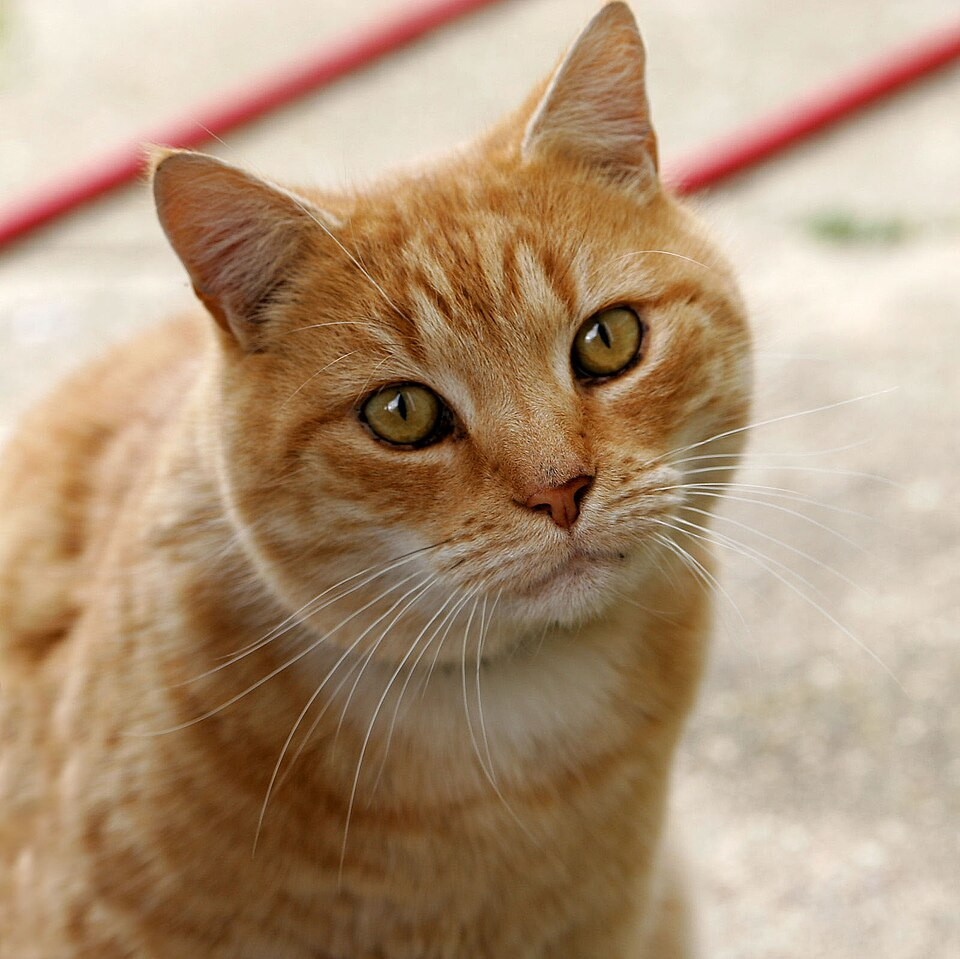
#> input picture ornek.jpg, 960 x 959 px
$ python 11_connected_components.py
#> lines starting #> are read from the running program, lines starting #| are printed output that depends on the picture; after the words box and inside, x2 and y2 are one past the last pixel; in counts of white or black regions, pixels touching at a corner belong together
import cv2  # OpenCV kütüphanesini içe aktar
import matplotlib.pyplot as plt  # Matplotlib kütüphanesini içe aktar

gray = cv2.cvtColor(cv2.imread("ornek.jpg"), cv2.COLOR_BGR2GRAY)  # Görüntüyü oku ve gri tonlamaya çevir
#> gray: shape (959, 960); min 0, max 254, mean 153.7

thresholds = [50, 100, 150, 200]  # Eşik değerleri listesi

plt.figure(figsize=(12, 6))  # 12x6 inç boyutunda figür oluştur

for i, t in enumerate(thresholds):  # Her eşik değeri için döngü
    _, binary = cv2.threshold(gray, t, 255, cv2.THRESH_BINARY)  # İkili görüntü oluştur

    num_labels, labels = cv2.connectedComponents(binary)  # Bağlı bileşen analizi yap

    plt.subplot(2, 4, i+1)  # Üst satır alt grafik
    plt.imshow(binary, cmap="gray")  # İkili görüntüyü göster
    plt.title(f"Binary\nthresh={t}")  # Başlık ekle
    plt.axis("off")  # Eksenleri gizle

    plt.subplot(2, 4, i+5)  # Alt satır alt grafik
    plt.imshow(labels, cmap="nipy_spectral")  # Etiketlenmiş bileşenleri renkli göster
    plt.title(f"{num_labels} bileşen")  # Bileşen sayısını göster
    plt.axis("off")  # Eksenleri gizle
#> this loop made 4 passes
#> num_labels on passes 1 to 4: 33, 819, 1168, 468
#> pass 1, `_, binary = cv2.threshold(gray, t, 255, cv2.THRESH_BINARY)`:
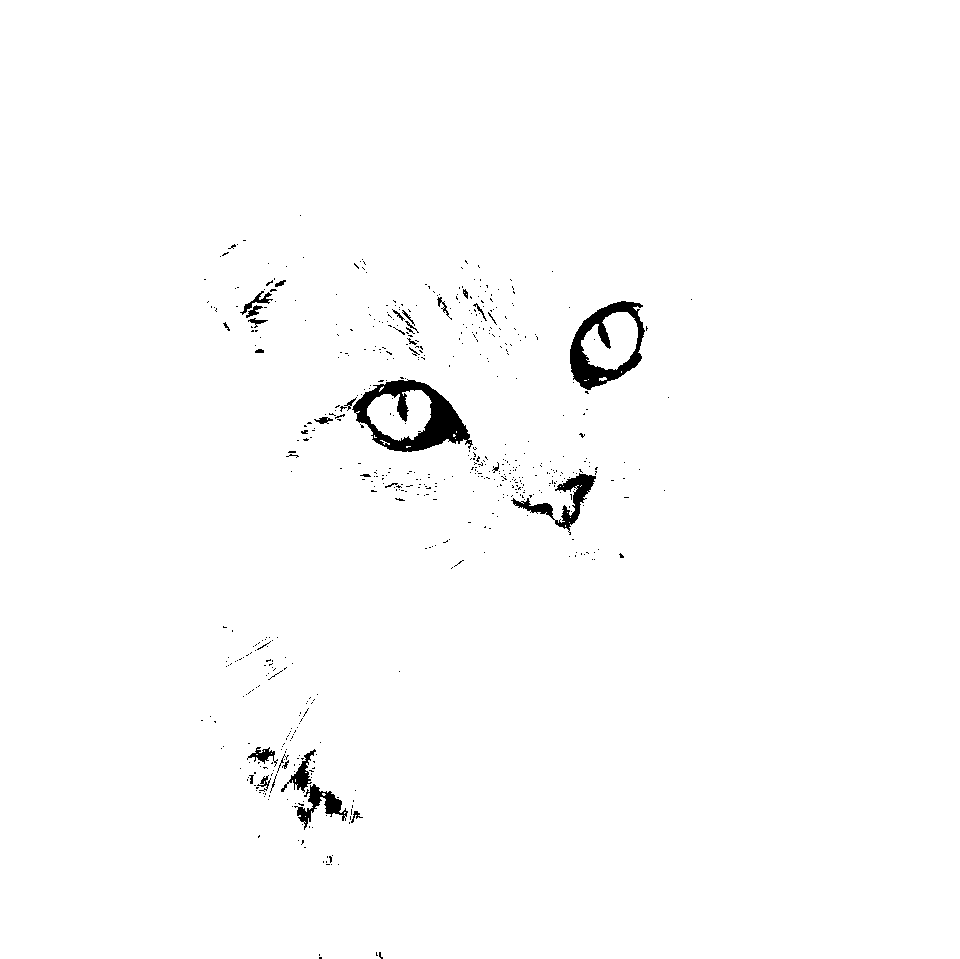
#> binary: shape (959, 960); 98.8% white; 582 black regions (549 under 20 px), largest, box (x1, y1, x2, y2) and area: (352, 379, 473, 452) 3524, (570, 301, 645, 390) 2542, (511, 473, 596, 535) 1233
#> pass 1, `num_labels, labels = cv2.connectedComponents(binary)`:
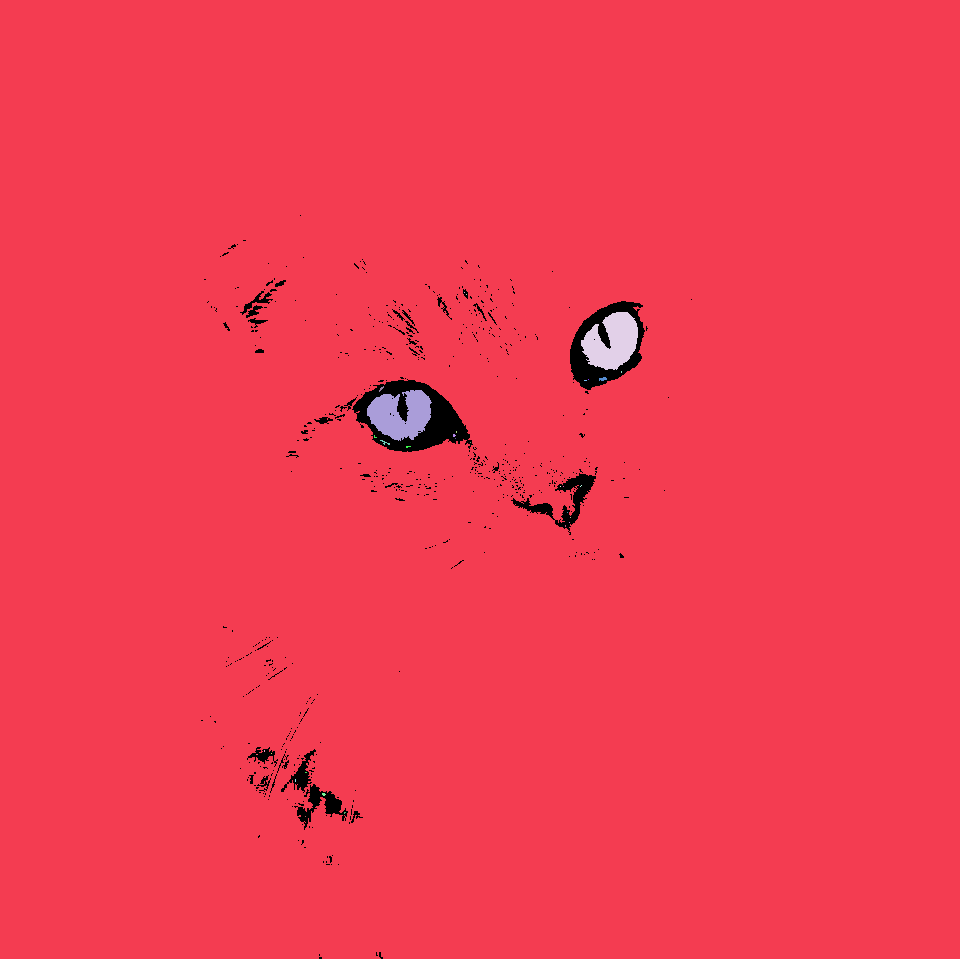
#> labels: shape (959, 960) int32; 33 distinct labels, from 0 to 32; one colour per label, 0 black
#> pass 2, `num_labels, labels = cv2.connectedComponents(binary)`:
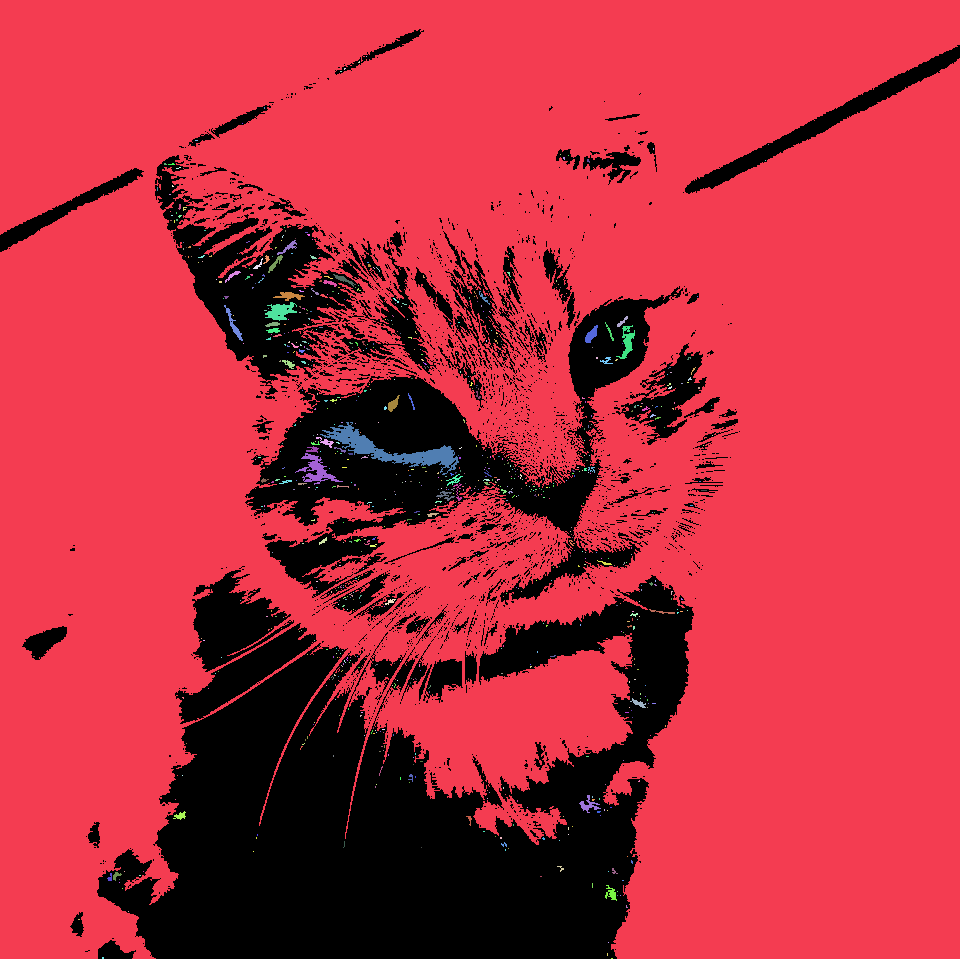
#> labels: shape (959, 960) int32; 819 distinct labels, from 0 to 818; one colour per label, 0 black
#> after the loop:
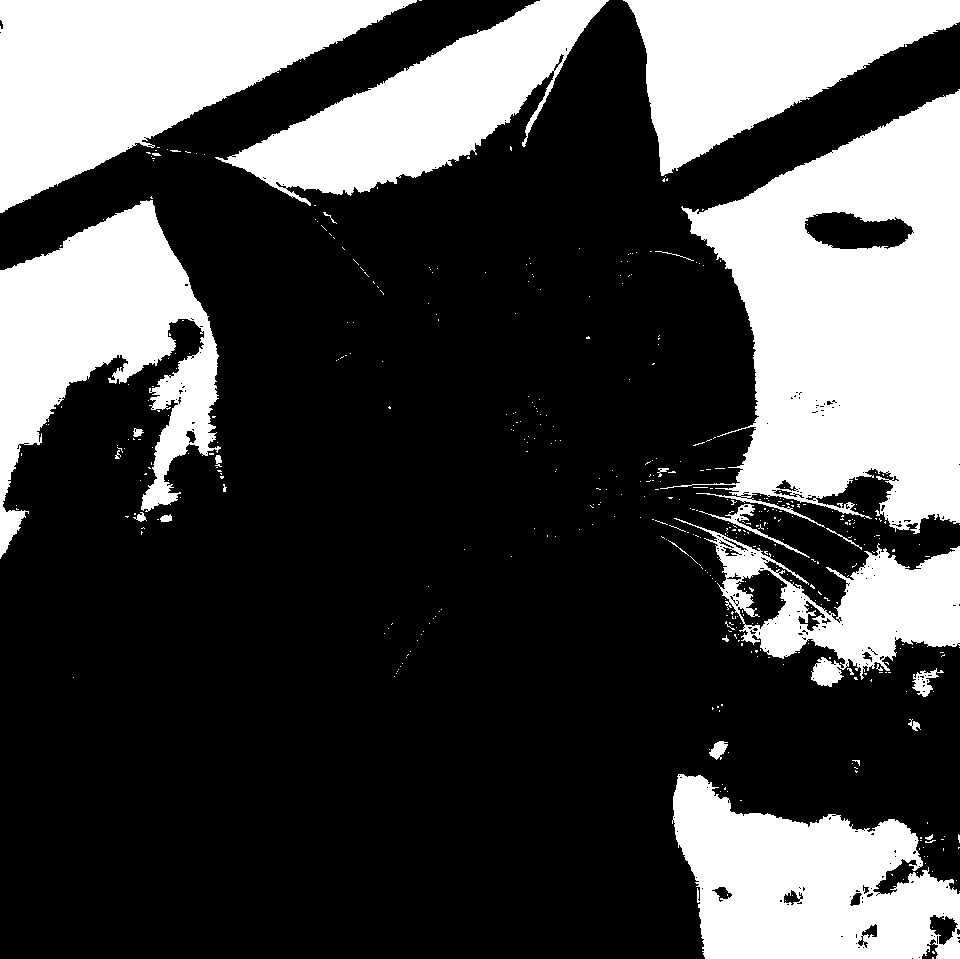
#> binary: shape (959, 960); 29.9% white; 467 white regions (440 under 20 px), largest, box (x1, y1, x2, y2) and area: (660, 89, 960, 534) 77176, (0, 0, 417, 213) 44759, (0, 200, 221, 559) 36317

plt.tight_layout()  # Alt grafikleri düzenle
plt.show()  # Tüm grafikleri göster
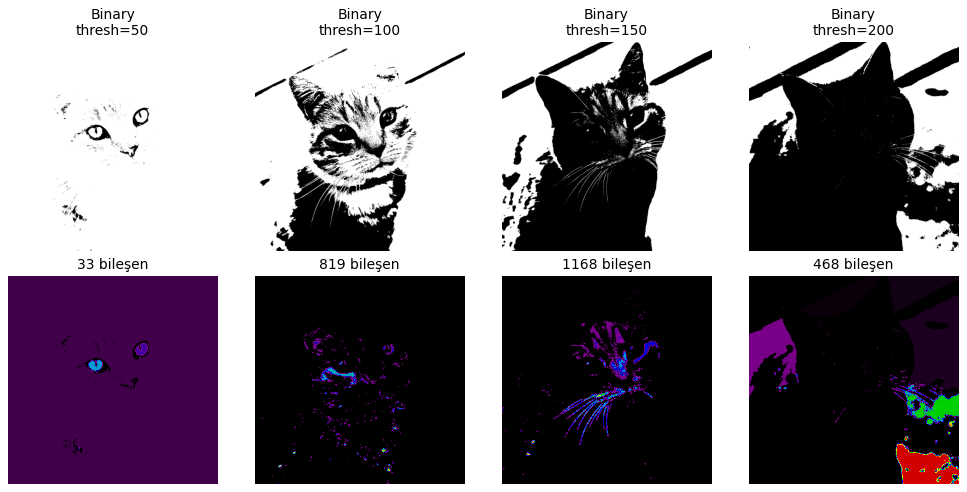
#> figure drawn by matplotlib, 8 panels

$ run again, with harita.png saved as ornek.jpg
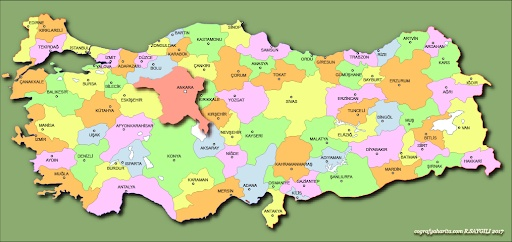
#> input picture harita.png, 512 x 242 px
#> the loop `for i, t in enumerate(thresholds):` made 4 passes
#> num_labels on passes 1 to 4: 2, 2, 12, 98
#> pass 1, `_, binary = cv2.threshold(gray, t, 255, cv2.THRESH_BINARY)`:
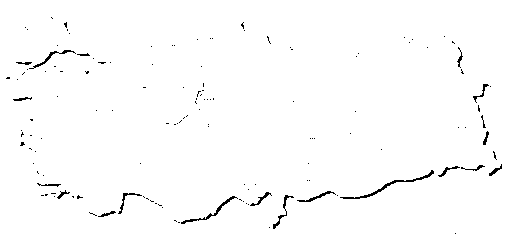
#> binary: shape (242, 512); 98.7% white; black in thin lines or dots, all inside (x1, y1, x2, y2) = (6, 17, 502, 234)
#> after the loop `for i, t in enumerate(thresholds):`:
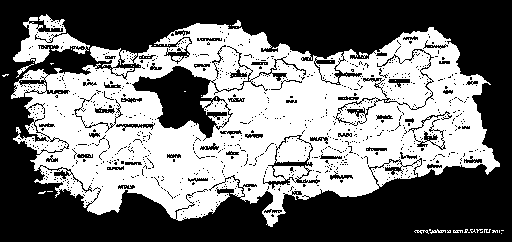
#> binary: shape (242, 512); 46.6% white; 97 white regions (89 under 20 px), largest, box (x1, y1, x2, y2) and area: (11, 23, 500, 227) 55730, (13, 14, 90, 64) 1567, (16, 64, 34, 78) 48
